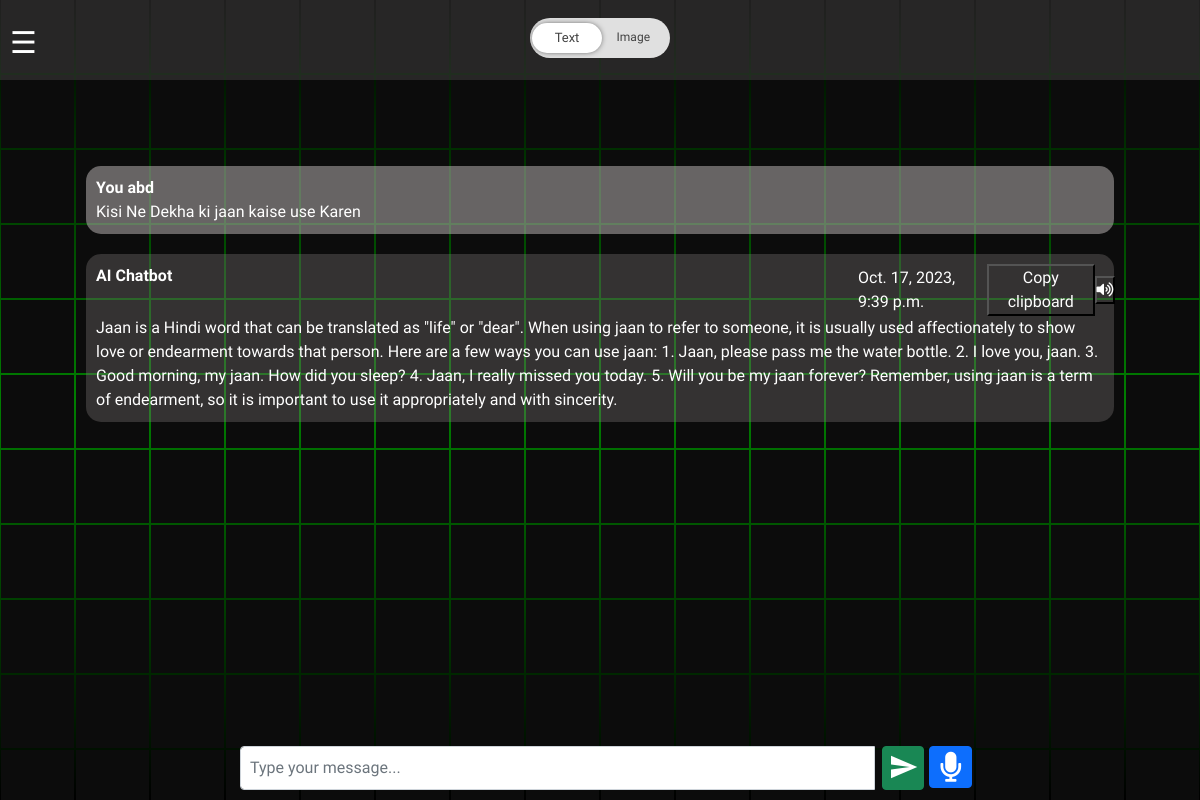
Before: / (signed in) with the older database file.
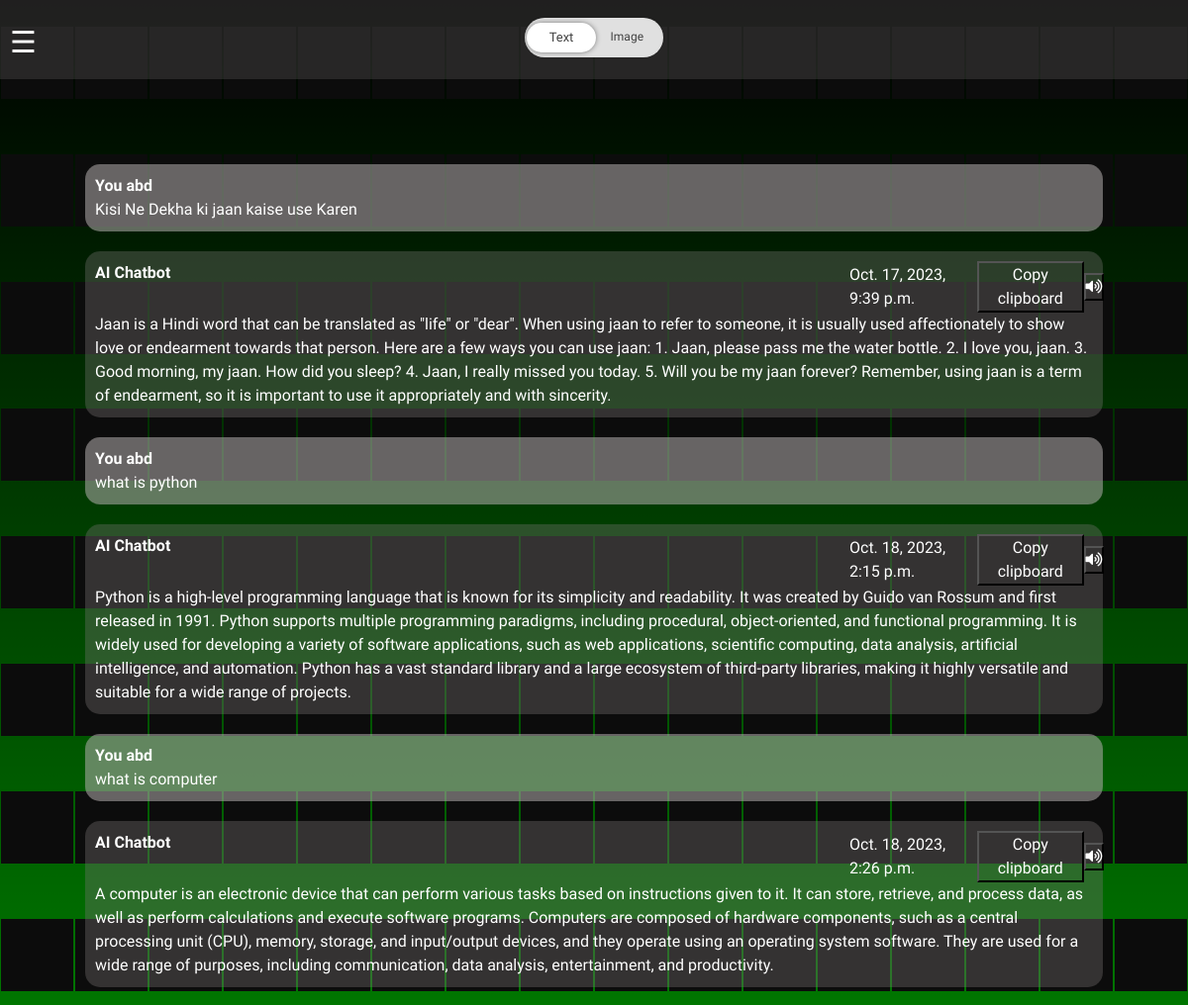
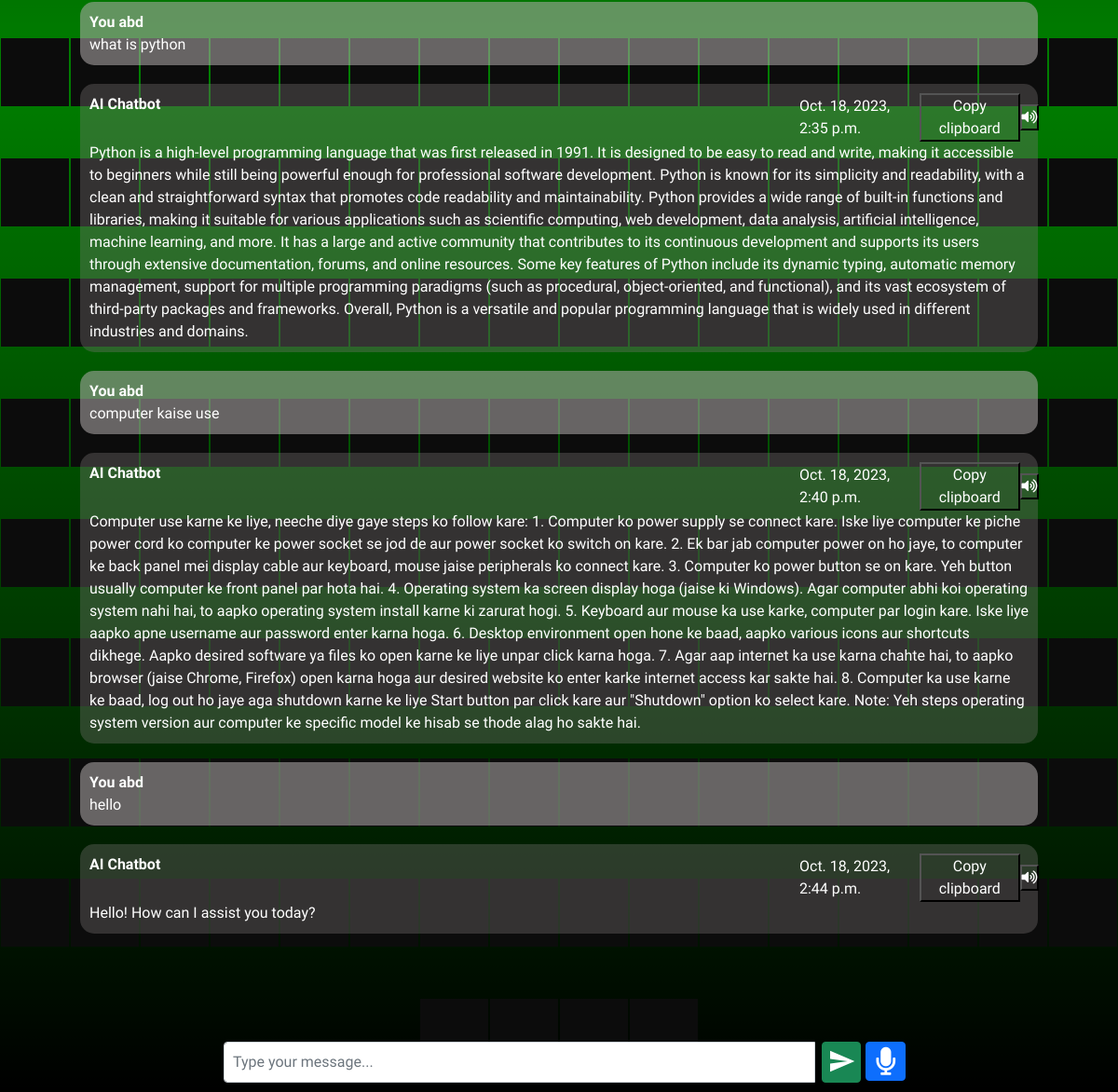
After: the same page with the newer database file (2 pictures, top to bottom).
### chatbot/models.py (models this page shows, shortened)
class Chat(models.Model):
    user = models.ForeignKey(User, on_delete=models.CASCADE)
    message = models.TextField()
    response = models.TextField()
    created_at = models.DateTimeField(auto_now_add=True)

### chatbot/views.py (the view)
# urls.py: path('', views.chatpage, name='chatbot'),
@login_required(login_url='/logins/')
def chatpage(request):
    chats = Chat.objects.filter(user=request.user)
    if request.method == 'POST':
        message = request.POST.get('message')
        response = ask_openai(message)
        chat = Chat(user=request.user, message=message, response=response, created_at=timezone.now())
        chat.save()
        return JsonResponse({'message': message, 'response': response})
    return render(request, 'chatbots.html', {'chats': chats})

### templates/chatbots.html (shortened to what this page needs)
<!DOCTYPE html>
<html lang="en">
<head>
    <link href="https://cdn.jsdelivr.net/npm/bootstrap@5.0.2/dist/css/bootstrap.min.css" rel="stylesheet">
    <link rel="stylesheet" href="https://cdnjs.cloudflare.com/ajax/libs/font-awesome/5.15.3/css/all.min.css">
</head>
<body>
    <section> <span></span> <span></span> <span></span> <span></span> <span></span> <span></span> <span></span> <span></span> <span></span> <span></span> <span></span> <span></span> <span></span> <span></span> <span></span> <span></span> <span></span> <span></span> <span></span> <span></span> <span></span> <span></span> <span></span> <span></span> <span></span> <span></span> <span></span> <span></span> <span></span> <span></span> <span></span> <span></span> <span></span> <span></span> <span></span> <span></span> <span></span> <span></span> <span></span> <span></span> <span></span> <span></span> <span></span> <span></span> <span></span> <span></span> <span></span> <span></span> <span></span> <span></span> <span></span> <span></span> <span></span> <span></span> <span></span> <span></span> <span></span> <span></span> <span></span> <span></span> <span></span> <span></span> <span></span> <span></span> <span></span> <span></span> <span></span> <span></span> <span></span> <span></span> <span></span> <span></span> <span></span> <span></span> <span></span> <span></span> <span></span> <span></span> <span></span> <span></span> <span></span> <span></span> <span></span> <span></span> <span></span> <span></span> <span></span> <span></span> <span></span> <span></span> <span></span> <span></span> <span></span> <span></span> <span></span> <span></span> <span></span> <span></span> <span></span> <span></span> <span></span> <span></span> <span></span> <span></span> <span></span> <span></span> <span></span> <span></span> <span></span> <span></span> <span></span> <span></span> <span></span> <span></span> <span></span> <span></span> <span></span> <span></span> <span></span> <span></span> <span></span> <span></span> <span></span> <span></span> <span></span> <span></span> <span></span> <span></span> <span></span> <span></span> <span></span> <span></span> <span></span> <span></span> <span></span> <span></span> <span></span> <span></span> <span></span> <span></span> <span></span> <span></span> <span></span> <span></span> <span></span> <span></span> <span></span> <span></span> <span></span> <span></span> <span></span> <span></span> <span></span> <span></span> <span></span> <span></span> <span></span> <span></span> <span></span> <span></span> <span></span> <span></span> <span></span> <span></span> <span></span> <span></span> <span></span> <span></span> <span></span> <span></span> <span></span> <span></span> <span></span> <span></span> <span></span> <span></span> <span></span> <span></span> <span></span> <span></span> <span></span> <span></span> <span></span> <span></span> <span></span> <span></span> <span></span> <span></span> <span></span> <span></span> <span></span> <span></span> <span></span> <span></span> <span></span> <span></span> <span></span> <span></span> <span></span> <span></span> <span></span> <span></span> <span></span> <span></span> <span></span> <span></span> <span></span> <span></span> <span></span> <span></span> <span></span> <span></span> <span></span> <span></span> <span></span> <span></span> <span></span> <span></span> <span></span> <span></span> <span></span> <span></span> <span></span> <span></span> <span></span> <span></span> <span></span> <span></span> <span></span> <span></span> <span></span> <span></span> <span></span> <span></span> <span></span> <span></span> <span></span> <span></span> <span></span> <span></span> <span></span> <span></span> <span></span> <span></span> <span></span> <span></span> <span></span> <span></span> <span></span> <span></span> <span></span> <span></span> <span></span> <span></span> <span></span> <span></span> <span></span> <span></span> <span></span> <span></span>
        <div class="main_content">
          <div class="row">
            <div class="col">
              <div class="navbar">
                <div class="burger_btn">
                  <span id="Openbutn" style="color: white; background: none;  font-size:30px; cursor:pointer;" onclick="openNav()">&#9776;</span>
                </div>
                <div class="subSide">
                  <div class="col subside">
                      <div class="btn-container">
                            <label class="switch btn-color-mode-switch">
                                  <label for="color_mode" data-on="Image" data-off="Text" class="btn-color-mode-switch-inner"></label>
                              </label>
                        </div>
                  </div>
                </div>
              </div>
            </div>
          </div>
          <div class="row">
            <div class="col">
              <div class="chatSide" id="chatSide">
                <div class="card-body messages-box" id="message_box">
                  <ul class="list-unstyled messages-list">
                    {% for chat in chats %}
                      {% if chat.user == request.user %}
                        <li class="message sent">
                          <div class="message-text">
                            <div class="message-sender">
                              <b>You {{chat.user}}</b>
                            </div>
                            <div class="message-content">
                              {{chat.message}}
                            </div>
                          </div>
                        </li>
                    <li class="message received">
                      <div class="message-text">
                        <div class="message-sender">
                            <div class="row">
                                <div class="col-9">
                                  <b  class="text-white">AI Chatbot</b>
                                </div>
                                <div class="col-3">
                                  <div class="leftSideContent">
                                      <div class="row d-flex align-items-center">
                                          <div class="col-6 m-0 p-0">
                                            {{chat.created_at}}
                                          </div>
                                          <div class="col-5 m-0 p-0 d-flex justify-content-center">
                                            <button style="background: none; background-color: none; color: white;" onclick="copyTextToClipboard('{{ forloop.counter }}')">Copy clipboard</button>
                                          </div>
                                          <div class="col-1 m-0 p-0">
                                            <button style="background: none; background-color: none;"><i style="font-size:15px; color:white;" id="play_{{ forloop.counter }}" class="fa">&#xf028;</i></button>
                                          </div>
                                      </div>
                                  </div>
                                </div>
                            </div>
                        </div>
                        <div class="message-content text-white" id="answer_{{ forloop.counter }}">
                          {{chat.response}}
                        </div>
                      </div>
                    </li>
                      {% endif %}
                    {% endfor %}
                  </ul>
                </div>
                <br><br>
                <br><br>
                <br><br>
              </div>
              <form class="message-form">
                <div class="input-group">
                  <input type="text" id="textarea" class="form-control message-input" placeholder="Type your message...">
                  <div class="input-group-append">
                    <div class="row">
                        <div class="col p-0" style="margin-left:20px;">
                          <button type="submit" id="submit" class="btn btn-success p-0 btn-send" onclick="myfunc(event)">
                            <i style="font-size: 30px; margin: 5px;" id="sendBtn" class="material-icons">&#xe163;</i>
                          </button>
                        </div>
                        <div class="col p-0" style="margin-left:5px;">
                          <button type="button" id="record" class="btn btn-primary p-0 btn-send">
                            <i style="font-size: 30px; margin: 5px; padding-left:5px; padding-right:5px;" class='fas'>&#xf130;</i>
                          </button>
                        </div>
                    </div>
                  </div>
                </div>
              </form>
            </div>
              </div>
            </div>
  </section>
</body>
</html>

### templates/chatbots.html (style rules this page uses)
* { margin: 0; padding: 0; box-sizing: border-box; font-family: 'Quicksand', sans-serif; }
body { display: flex; justify-content: center; align-items: center; min-height: 100vh; background: #000; }
section { position: absolute; width: 100vw; height: 100vh; display: flex; justify-content: center; align-items: center; gap: 2px; flex-wrap: wrap; overflow: hidden; }
section::before { content: ''; position: absolute; width: 100%; height: 100%; background: linear-gradient(#000,#0f0,#000); animation: animate 5s linear infinite; }
section span { position: relative; display: block; width: calc(6.25vw - 2px); height: calc(6.25vw - 2px); background: #181818; z-index: 2; transition: 1.5s; }
.main_content { position: absolute; width: 100%; height: 100vh; background: rgb(0,0,0,0.5); z-index: 1000; }
#Openbutn { padding: 10px; }
.navbar { height: 80px; background-color: rgba(84, 82, 82, 0.384); }
.input-group { position: fixed; bottom: 10px; left: 50%; transform: translateX(-50%); width: 60%; display: flex; align-items: center; justify-content: center; }
.chatSide { padding: 70px; max-height: 100vh; overflow-y: auto; }
li.message.sent { color: white; margin-bottom: 20px; background-color: #b2acac8d; border-radius: 15px; }
.message-text { color: white; margin-bottom: 20px; padding: 10px; }
li.message.received { background-color: #7875755d; border-radius: 15px; }
input.form-control.message-input { padding: 9px; }
.subSide { margin: auto; position: relative; top: -10px; }
.burger_btn { height: 83px; width: 0; }
.subside { padding: 10px; margin: 10px; justify-content: center; text-align: center; display: flex; }
label { font-size: 13px; color: #424242; font-weight: 500; }
.btn-color-mode-switch > label.btn-color-mode-switch-inner { margin: 0px; width: 140px; padding: 20px; background: #E0E0E0; border-radius: 26px; overflow: hidden; position: relative; transition: all 0.3s ease; display: block; }
.btn-color-mode-switch > label.btn-color-mode-switch-inner:before { content: attr(data-on); position: absolute; font-size: 12px; font-weight: 500; top: 10px; right: 20px; }
.btn-color-mode-switch > label.btn-color-mode-switch-inner:after { content: attr(data-off); width: 70px; background: #fff; border-radius: 26px; position: absolute; left: 2px; top: 5px; text-align: center; transition: all 0.3s ease; box-shadow: 0px 0px 6px -2px #111; padding: 5px 0px; }

Changed rows visible on the page:
added Chat: user "abd", message "what is python", created_at "Oct. 18, 2023, 2:15 p.m.", response "Python is a high-level programming language that is known for its simplicity and readability. It was created by Guido van Rossum and first released in 1991. Python supports multiple programming paradigms, including procedural, object-oriented, and functional programming. It is widely used for developing a variety of software applications, such as web applications, scientific computing, data analysis, artificial intelligence, and automation. Python has a vast standard library and a large ecosystem of third-party libraries, making it highly versatile and suitable for a wide range of projects."
added Chat: user "abd", message "what is computer", created_at "Oct. 18, 2023, 2:26 p.m.", response "A computer is an electronic device that can perform various tasks based on instructions given to it. It can store, retrieve, and process data, as well as perform calculations and execute software programs. Computers are composed of hardware components, such as a central processing unit (CPU), memory, storage, and input/output devices, and they operate using an operating system software. They are used for a wide range of purposes, including communication, data analysis, entertainment, and productivity."
added Chat: user "abd", message "what is python", created_at "Oct. 18, 2023, 2:35 p.m.", response "Python is a high-level programming language that was first released in 1991. It is designed to be easy to read and write, making it accessible to beginners while still being powerful enough for professional software development. Python is known for its simplicity and readability, with a clean and straightforward syntax that promotes code readability and maintainability. Python provides a wide range of built-in functions and libraries, making it suitable for various applications such as scientific computing, web development, data analysis, artificial intelligence, machine learning, and more. It has a large and active community that contributes to its continuous development and supports its…"
added Chat: user "abd", message "computer kaise use", created_at "Oct. 18, 2023, 2:40 p.m.", response "Computer use karne ke liye, neeche diye gaye steps ko follow kare: 1. Computer ko power supply se connect kare. Iske liye computer ke piche power cord ko computer ke power socket se jod de aur power socket ko switch on kare. 2. Ek bar jab computer power on ho jaye, to computer ke back panel mei display cable aur keyboard, mouse jaise peripherals ko connect kare. 3. Computer ko power button se on kare. Yeh button usually computer ke front panel par hota hai. 4. Operating system ka screen display hoga (jaise ki Windows). Agar computer abhi koi operating system nahi hai, to aapko operating system install karne ki zarurat hogi. 5. Keyboard aur mouse ka use karke, computer par login kare. Iske…"
added Chat: user "abd", message "hello", created_at "Oct. 18, 2023, 2:44 p.m.", response "Hello! How can I assist you today?"
